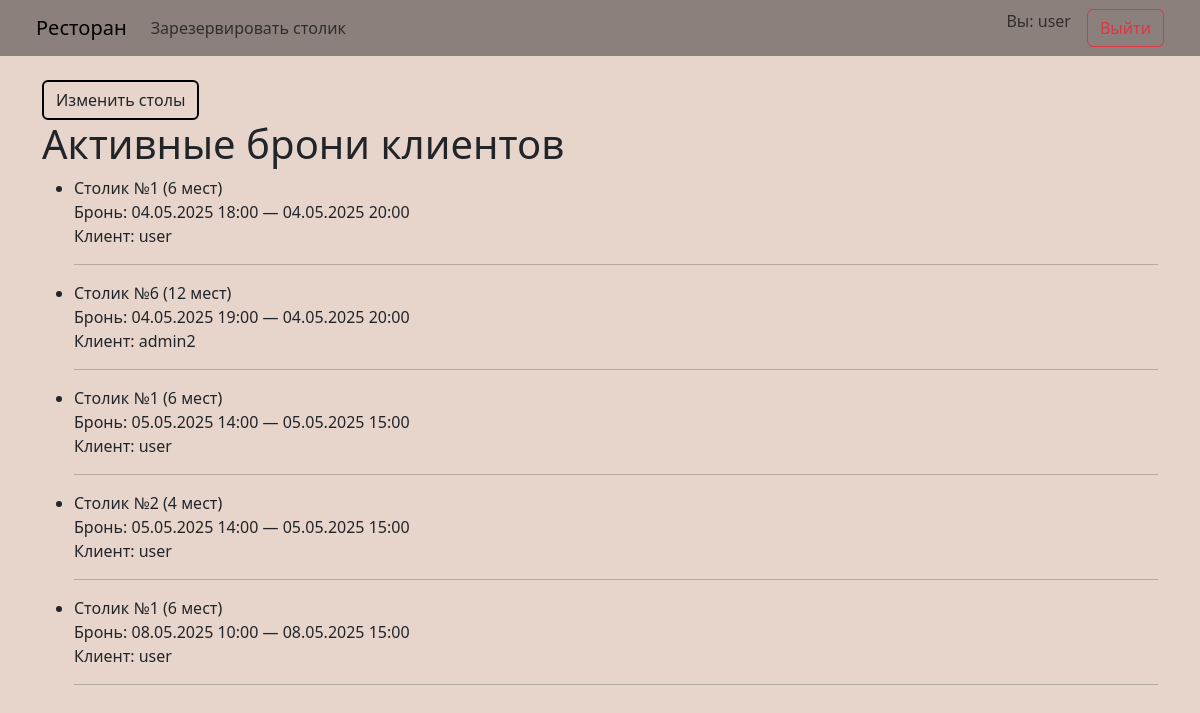
The app's page / (signed in), older data.
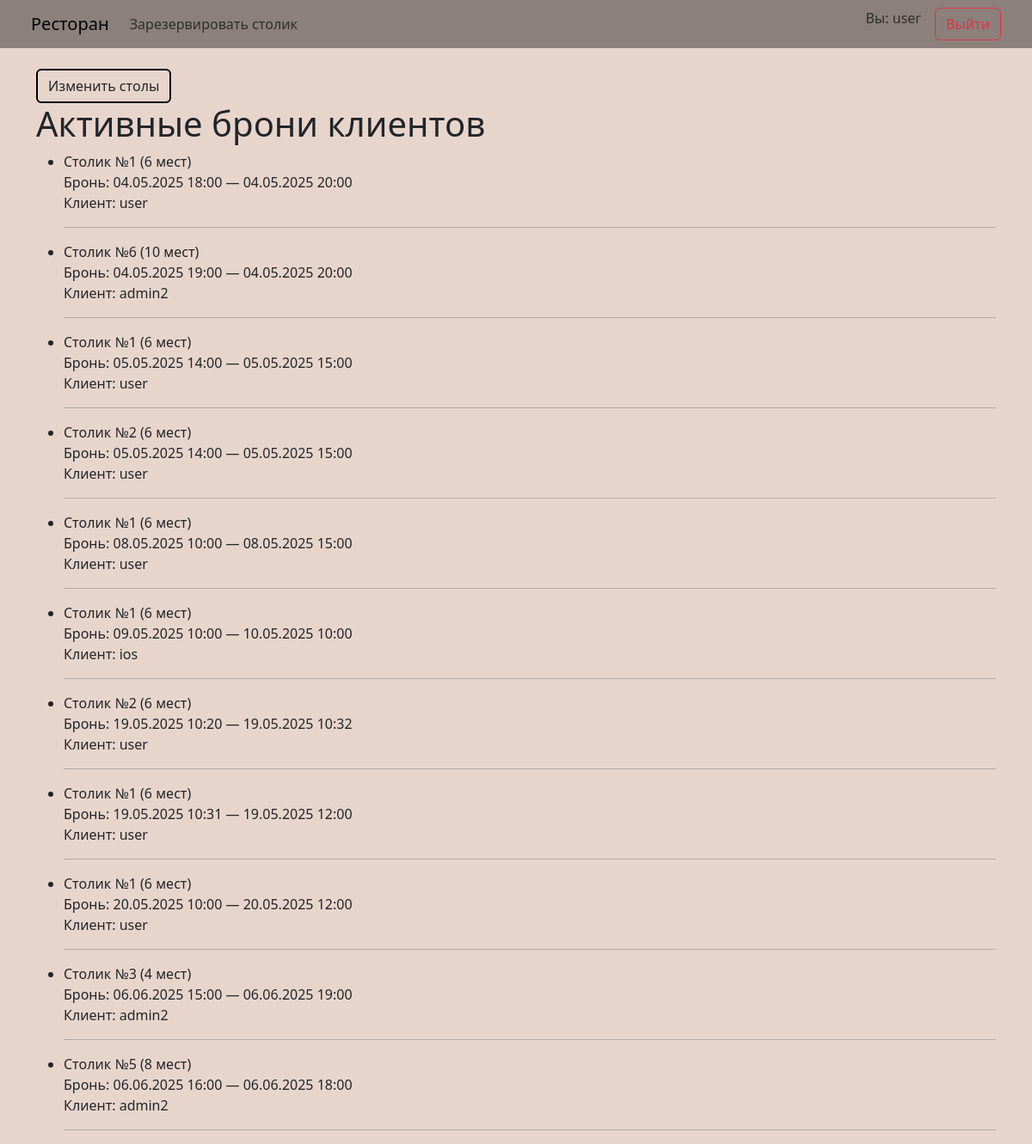
The same page, newer data.
### main/models.py (models this page shows, shortened)
class Reserve(models.Model):
    table = models.ForeignKey(Table, on_delete=models.PROTECT, related_name="reserves")
    start = models.DateTimeField(null=True)
    end = models.DateTimeField(null=True)
    owner = models.ForeignKey(settings.AUTH_USER_MODEL, on_delete=models.CASCADE, null=True)

class Table(models.Model):
    seats = models.PositiveIntegerField()

### main/views.py (the view)
# urls.py: path('', main_view, name = 'main'),
def main_view(request):
    if not request.user.is_authenticated:
        return render(request, 'welcome.html')
    if request.user.is_staff:
        reserves = Reserve.objects.filter(end__gte=timezone.now()) \
                              .select_related('table', 'owner') \
                              .order_by('start')  # сортировка по дате начала
        return render(request, 'admin_reserves.html', {'reserves': reserves})
    reserves = Reserve.objects.filter(owner=request.user).order_by('start')
    return render(request, 'my_reserves.html', {'reserves': reserves})

### main/templates/admin_reserves.html
{% extends 'pattern.html' %}
{% block content %}
<a href="{% url 'edit_tables' %}" class="btn btn-outline-custom" >Изменить столы</a>
<h1>Активные брони клиентов</h1>
{% if reserves %}
    <ul>
        {% for r in reserves %}
            <li>
                Столик №{{ r.table.id }} ({{ r.table.seats }} мест)<br>
                Бронь: {{ r.start|date:"d.m.Y H:i" }} — {{ r.end|date:"d.m.Y H:i" }}<br>
                Клиент: {{ r.owner.username }}
            </li>
            <hr>
        {% endfor %}
    </ul>
{% else %}
    <p>Активных броней нет.</p>
{% endif %}
{% endblock %}

### main/templates/pattern.html (shortened to what this page needs)
{% load static %}
<!DOCTYPE html>
<html lang="ru">
<head>
    <link rel="stylesheet" href="https://cdn.jsdelivr.net/npm/bootstrap@5.3.2/dist/css/bootstrap.min.css">
    <link rel="stylesheet" href="{% static 'css/style.css' %}">
</head>
<body>
    <nav class="navbar navbar-expand-lg navbar-light px-4" style="background: rgba(0, 0, 0, 0.4);">
        <div class="container-fluid">
            <a class="navbar-brand" href="/">Ресторан</a>
            <div class="collapse navbar-collapse" id="navbarNav">
                <ul class="navbar-nav me-auto mb-2 mb-lg-0">
                    <li class="nav-item">
                        <a class="nav-link" href="{% url 'reserve_table' %}">Зарезервировать столик</a>
                    </li>
                </ul>
                <ul class="navbar-nav ms-auto">
                    {% if user.is_authenticated %}
                        <li class="nav-item">
                            <span class="navbar-text me-3">Вы: {{ user.username }}</span>
                        </li>
                        <li class="nav-item">
                            <form method="post" action="{% url 'logout' %}">
                                <button type="submit" class="btn btn-outline-danger">Выйти</button>
                            </form>
                        </li>
                    {% endif %}
                </ul>
            </div>
        </div>
    </nav>
    <div class="container mt-4">
        {% block content %}
        {% endblock %}
    </div>
</body>
</html>

### main/static/css/style.css (style rules this page uses)
body { background: #e7d5cc; }
.btn-outline-custom { border: 2px solid rgb(0, 0, 0); outline: none; }

Row changes from the older to the newer data that the page shows:
changed through a linked row, Reserve (number 2 of 11 on the later page): table.seats "12" → "10"
changed through a linked row, Reserve (number 4 of 11 on the later page): table.seats "4" → "6"
added Reserve: table.id "1", table.seats "6", start "09.05.2025 10:00", end "10.05.2025 10:00", owner.username "ios"
added Reserve: table.id "2", table.seats "6", start "19.05.2025 10:20", end "19.05.2025 10:32", owner.username "user"
added Reserve: table.id "1", table.seats "6", start "19.05.2025 10:31", end "19.05.2025 12:00", owner.username "user"
added Reserve: table.id "1", table.seats "6", start "20.05.2025 10:00", end "20.05.2025 12:00", owner.username "user"
added Reserve: table.id "3", table.seats "4", start "06.06.2025 15:00", end "06.06.2025 19:00", owner.username "admin2"
added Reserve: table.id "5", table.seats "8", start "06.06.2025 16:00", end "06.06.2025 18:00", owner.username "admin2"
